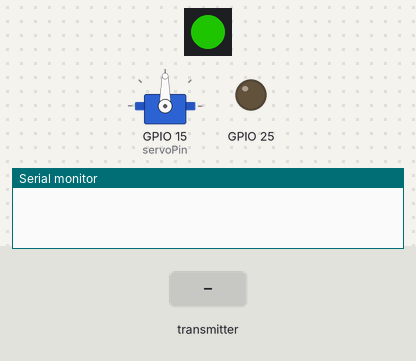
Recording of a sketch running on a simulated ESP32. On the bench: servo, 1 RGB LEDs in strip order, left to right, output pins drawn as LEDs (lit = HIGH), the last lines printed to the serial monitor. Inputs (shaded band) come from the test bench. Dim RGB values are drawn brighter than linear; no radio packets arrive unless stated.

Above: at 2.2 s.
2.3 s: the transmitter starts sending receivedAngle = 0
At 2.69 s:
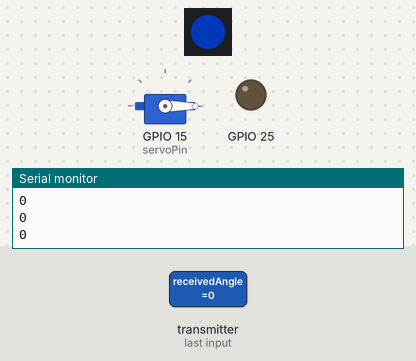
5.3 s: the transmitter starts sending receivedAngle = 45
At 5.77 s:
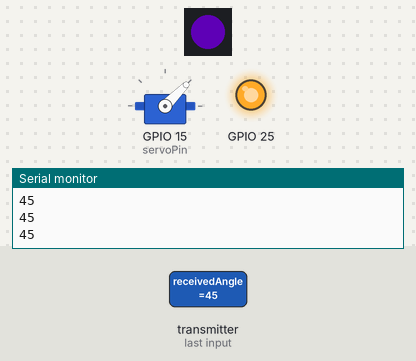
8.3 s: the transmitter starts sending receivedAngle = 90
At 8.54 s:
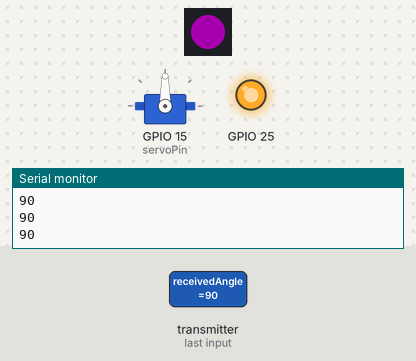
11.3 s: the transmitter starts sending receivedAngle = 180
At 11.32 s:
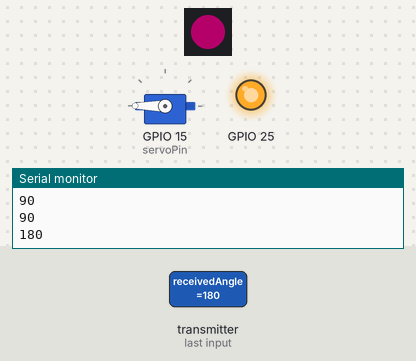
Timing chart, 0 to 21.3 s (numbered marks = the images above; inputs shaded):
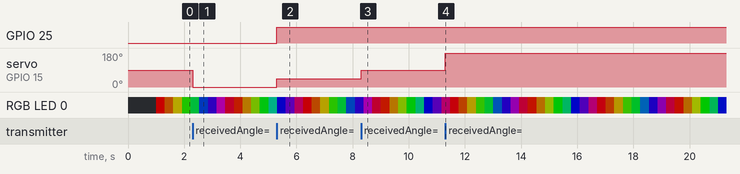

Measured:
- after the input at 2.3 s, servo on GPIO 15 (servoPin): 90° → 0° at once
- after the input at 5.3 s, GPIO 25: LOW → HIGH at once; servo on GPIO 15 (servoPin): 0° → 45° at once
- after the input at 8.3 s, servo on GPIO 15 (servoPin): 45° → 90° at once
- after the input at 11.3 s, servo on GPIO 15 (servoPin): 90° → 180° at once

The sketch:

reciever_test_pi_pico.ino
```cpp
// Raspberry Pi Pico - Receiver

#include <SPI.h>
#include <nRF24L01.h>
#include <RF24.h>
#include <Servo.h> // Include the Servo library


#define CE_PIN 22 // Adjust if needed
#define CSN_PIN 17  // Adjust if needed

#include <FastLED.h>


#define NUM_LEDS 1    // Number of LEDs in your strip (now 1)
#define DATA_PIN 23  // Pin connected to the data line of the LED strip
CRGB leds[NUM_LEDS];

RF24 radio(CE_PIN, CSN_PIN); // CE, CSN

const byte addresses[][6] = {"00001"}; // Same address as the transmitter
Servo servo; // Create a servo object

const int servoPin = 15; // Define the GPIO pin connected to the servo


void rainbow() {
  static uint8_t hue = 0; // Start hue at 0

  leds[0] = CHSV(hue, 255, 255); // Set the color of the single LED

  hue++; // Increment hue for animation
}


void setup() {

  FastLED.addLeds<WS2812B, DATA_PIN, GRB>(leds, NUM_LEDS); // Initialize FastLED
  FastLED.setBrightness(100); // Set brightness (0-255)
  Serial.begin(115200);

  delay(1000);
  // while (!Serial) {
  //   // some boards need to wait to ensure access to serial over USB
  // }
  if (!radio.begin()) {
    Serial.println(F("radio hardware is not responding!!"));
    while (1) {}  // hold in infinite loop
  }


  radio.openReadingPipe(0, addresses[0]); // Setting the address for reception
  radio.startListening(); // Setting the module as receiver

  servo.attach(servoPin); // Attach the servo to the specified pin
  pinMode(25,OUTPUT);
}

void loop() {
  if (radio.available()) {
    unsigned int receivedAngle;
    radio.read(&receivedAngle, sizeof(receivedAngle)); // Read the angle.  Crucial!
    Serial.println(receivedAngle);
    if(receivedAngle > 0)
    {
      digitalWrite(25,1);
    }
    else
    {
      digitalWrite(25,0);
    }
    servo.write(receivedAngle);
  }
  rainbow();
  FastLED.show(); // Update the LEDs
  delay(10);      // Adjust delay for speed
}
```
